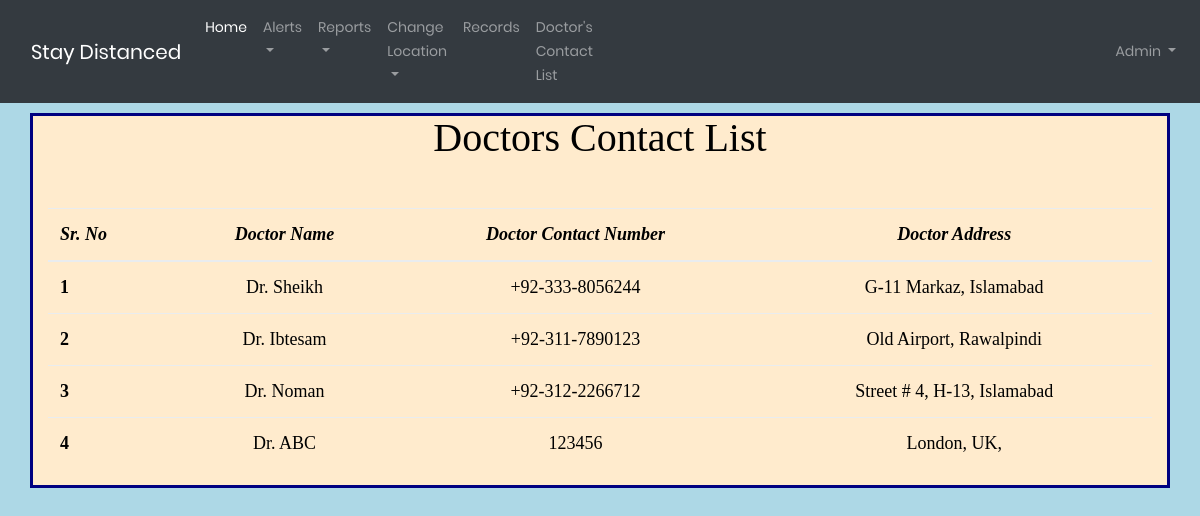
/doctors-contact, run on the app's committed database.
### home/models.py (models this page shows, shortened)
class Doctor(models.Model):
    doc_name = models.CharField(max_length=100)
    phone_number = models.CharField(max_length=100)
    address = models.CharField(max_length=100)

### home/views.py (the view)
# urls.py: path("doctors-contact", views.doctors_contact, name="doctors-contact"),
def doctors_contact(request):
    doctors = Doctor.objects.all()
    return render(request, "doctors-contact.html", context={
        "doctors": doctors
    })

### templates/doctors-contact.html
{% extends 'base.html' %}
{% block body %}
    {% load static %}
    <div class="container Styleheading">
        <h1>Doctors Contact List</h1>
        <table class="table Margin tablePadding mt-5">
            <thead class="Stylehead">
            <tr>
                <th scope="col">Sr. No</th>
                <th scope="col" class="text-center">Doctor Name</th>
                <th scope="col" class="text-center">Doctor Contact Number</th>
                <th scope="col" class="text-center">Doctor Address</th>
            </tr>
            </thead>
            <tbody>
            {% for doctor in doctors %}
                <tr>
                    <th scope="col"> {{ doctor.id }}</th>
                    <td>{{ doctor.doc_name }}</td>
                    <td>{{ doctor.phone_number }}</td>
                    <td>{{ doctor.address }}</td>
                </tr>
            {% endfor %}
            </tbody>
        </table>
    </div>
{% endblock body %}

### static/css/main.css (style rules this page uses)
* { margin: 0px; padding: 0px; box-sizing: border-box; }
body, html { height: 100%; font-family: Poppins-Regular, sans-serif; background-color: lightblue; }
h1, h2, h3, h4, h5, h6 { margin: 0px; }
.Stylehead { font-style: italic; font-size: large; }
.Styleheading { margin-top: 10px; color: black; font-family: cursive; font-size: large; text-align: center; background-color: blanchedalmond; border-style: solid; border-color: navy; }
.tablePadding { margin-top: 10px; }

### data on the page
Doctor: id "1", doc_name "Dr. Sheikh", phone_number "+92-333-8056244", address "G-11 Markaz, Islamabad"
Doctor: id "2", doc_name "Dr. Ibtesam", phone_number "+92-311-7890123", address "Old Airport, Rawalpindi"
Doctor: id "3", doc_name "Dr. Noman", phone_number "+92-312-2266712", address "Street # 4, H-13, Islamabad"
Doctor: id "4", doc_name "Dr. ABC", phone_number "123456", address "London, UK,"
